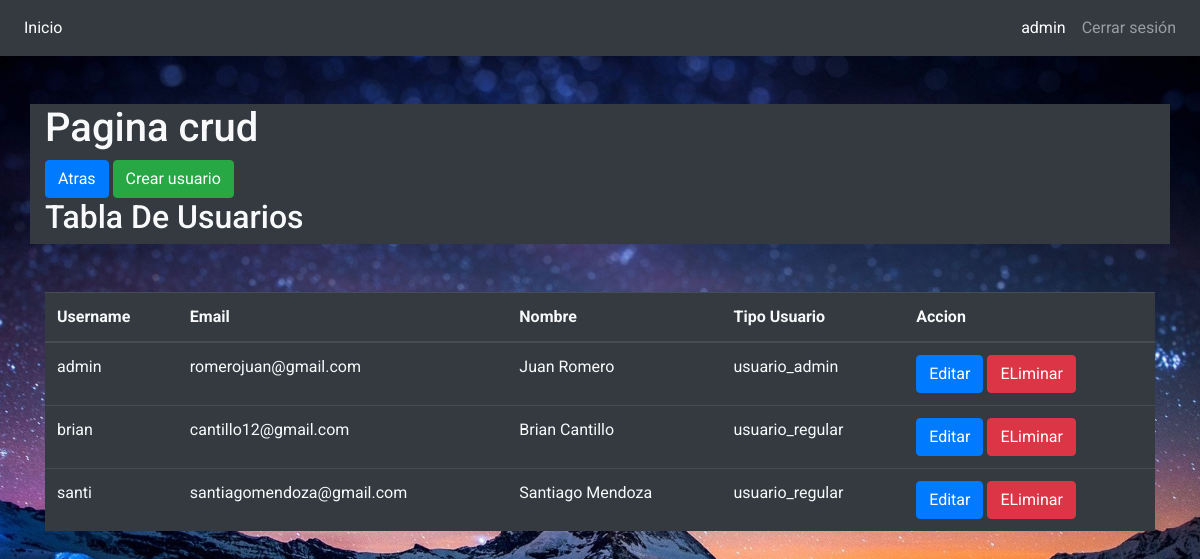
Before: /View/crud/crud.php (signed in) with the older database file.
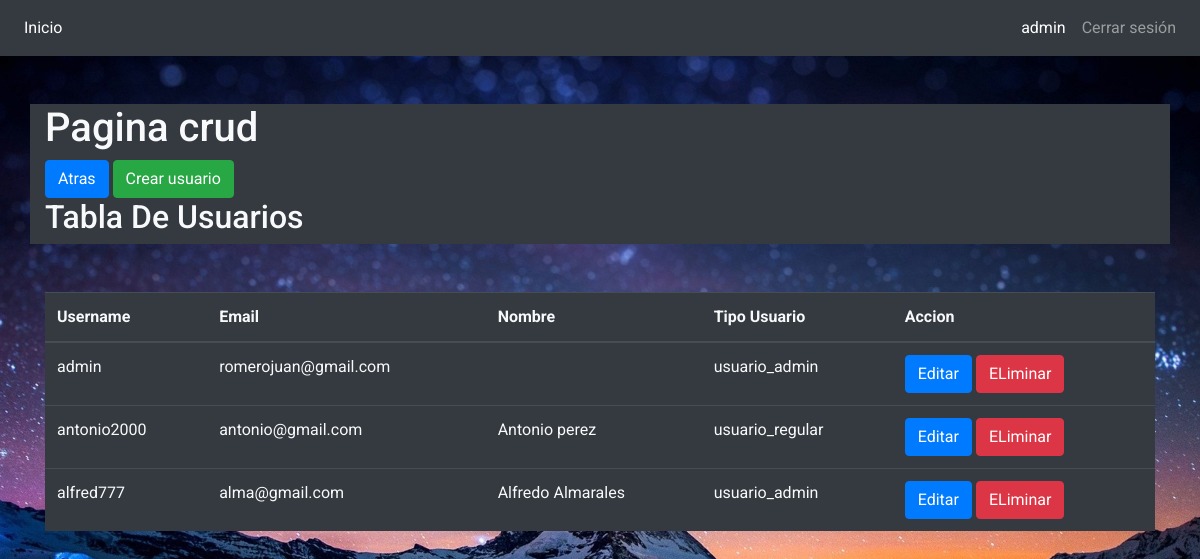
After: the same page with the newer database file.
### tables this page shows
CREATE TABLE `usuario` (
  `id_usuario` int(11) NOT NULL,
  `username` varchar(40) NOT NULL,
  `clave` varchar(50) NOT NULL,
  `nombre` varchar(50) NOT NULL,
  `email` varchar(80) NOT NULL,
  `tipo_usuario` varchar(50) NOT NULL,
  `estatus` enum('ACTIVO','INACTIVO') NOT NULL DEFAULT 'ACTIVO'
);

### Models/Dao/UsuarioDao.php (called while the page is built, shortened)
<?php
   class UsuarioDao {
      public static function getUsuarios(){
         $cnx= Conexion::Conectar();
         $sql= "SELECT  username,email,nombre,tipo_usuario FROM usuario";
         $resultado= $cnx->prepare($sql);
         $resultado->execute();
         $filas= $resultado->fetchAll();
         return $filas;
      }
   }
?>

### View/crud/crud.php (the view, shortened to what this page needs)
<?php
 $filas=UsuarioDao::getUsuarios();
 ?>
<!DOCTYPE html>
<html lang="en">
<head>
    <link rel="stylesheet" href="../../css/bootstrap.min.css">
    <link rel="stylesheet" href="../../css/solid.css">
    <link rel="stylesheet" href="../../css/style.css">
    <link rel="stylesheet" href="../../css/all.css">
</head>
<body>
    <nav class="navbar navbar-expand-sm bg-dark navbar-dark">
        <ul class="nav navbar-nav">
            <li class="nav-item active">
                <a href="../HomeUsuarioAdmin.php" class="nav-link">Inicio</a>
            </li>
        </ul>
        <?php
            echo '
                <ul class="nav navbar-nav ml-auto">
                    <li>
                        <a href="../../Controllers/Accions/AccionVerPerfil.php" class="nav-link active">';echo $_SESSION["usuario"];echo '</a>
                    </li>
                    <li>
                        <a href="../../Controllers/Accions/AccionLogOut.php" class="nav-link">Cerrar sesión</a>
                    </li>
                </ul>
                ';
            ?>
   </nav>
    <div class="container"><br><br>
        <div class="row">
            <div class="col-sm-12 bg-dark text-light">
                <h1> Pagina crud</h1>
                <a class="btn btn-primary" href="../HomeUsuarioAdmin.php">Atras</a>
                <a class="btn btn-success" href="UserNew.php">Crear usuario</a>
                <h2> Tabla De Usuarios</h2>
            </div>
        </div>
        <br><br>
        <div class="row">
            <div class="col-sm-12">
            <table id="tabla" class="table table-dark text-light">
                <thead>
                <tr>
                <th>Username</th>
                <th>Email</th>
                <th>Nombre</th>
                <th>Tipo Usuario</th>
                <th>Accion</th>
                </thead>
                <tbody>
                <?php
                    foreach($filas as $usuario){
                        $username = $usuario['username'];
                        echo("<tr>".
                        "<td>".$usuario['username']."</td>".
                        "<td>".$usuario['email']."</td>".
                        "<td>".$usuario['nombre']."</td>".
                        "<td>".$usuario['tipo_usuario']."</td>".
                        "<td><a class='btn btn-primary' href='EditarUser.php?username=$username'>Editar</a>"."    "."<a class='btn btn-danger' href='../../Controllers/Accions/AccionEliminarUsuario.php?usr=$username'>ELiminar</a></td>"."</tr>");
                    }
                ?>
                </tbody>
            </div>
        </div>
    </div>
</body>
</html>

### css/style.css (style rules this page uses)
body { font-family: 'Roboto', sans-serif; background: url("../img/544750.jpg") no-repeat center center fixed; background-size: cover; }

Changed rows visible on the page:
changed usuario "admin": nombre "Juan Romero" → (not shown)
changed usuario "usuario_regular": username "brian" → "antonio2000"; email "cantillo12@gmail.com" → "antonio@gmail.com"; nombre "Brian Cantillo" → "Antonio perez"
changed usuario: username "santi" → "alfred777"; email "santiagomendoza@gmail.com" → "alma@gmail.com"; nombre "Santiago Mendoza" → "Alfredo Almarales"; tipo_usuario "usuario_regular" → "usuario_admin"
